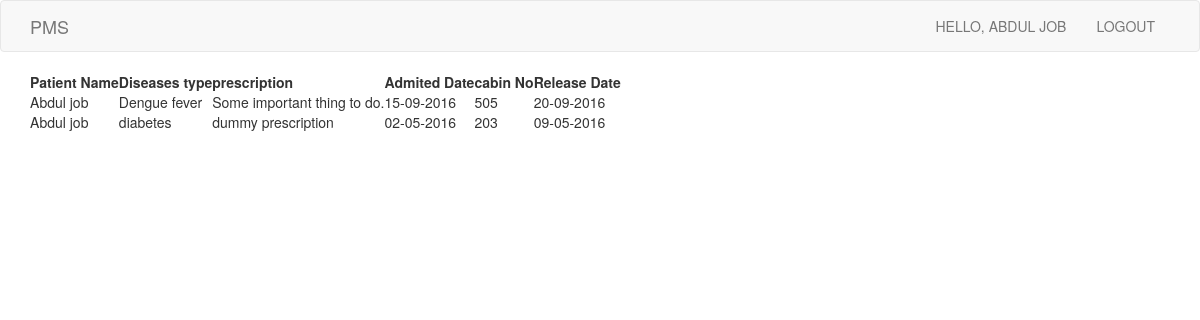
Page /patient-dashboard.php (signed in) on the committed database.
### tables this page shows
CREATE TABLE `patient` (
  `Name` varchar(100) DEFAULT NULL,
  `p_mail` varchar(100) NOT NULL,
  `p_passw` varchar(100) NOT NULL,
  `P_id` char(10) NOT NULL,
  `Contract_No` char(15) DEFAULT NULL,
  `Gender` varchar(7) DEFAULT NULL,
  `age` varchar(50) DEFAULT NULL,
  `Did` char(9) DEFAULT NULL
);

CREATE TABLE `treatment_info` (
  `p_id` char(10) NOT NULL,
  `d_id` char(9) NOT NULL,
  `Diseases_type` varchar(100) NOT NULL,
  `Admited_Date` varchar(50) NOT NULL,
  `cabin_no` varchar(5) NOT NULL,
  `prescription` varchar(500) NOT NULL,
  `release_date` varchar(50) NOT NULL
);

### patient-dashboard.php (the view, shortened to what this page needs)
<?php
$mail=$_SESSION["login_data"];
$servername = "localhost";
$username = "root";
$password = "";
$dbname = "hospital_management";
$conn = new mysqli($servername, $username, $password, $dbname);
$sql = "SELECT * FROM patient WHERE p_mail='$mail'";
$result = $conn->query($sql);
?>
<!DOCTYPE html>
<html lang="en">
<head>
    <link href="css/bootstrap.min.css" rel="stylesheet">
    <link href="css/style.css" rel="stylesheet">
</head>
<body>
<header id="nav_menu">
    <nav class="navbar navbar-default">
        <div class="container">
            <div class="navbar-header">
                <a class="navbar-brand" href="#">
                    PMS
                </a>
            </div>
            <div class="collapse navbar-collapse" id="bs-example-navbar-collapse-1">
                <ul class="nav navbar-nav navbar-right text-uppercase">
                    <?php if ($result->num_rows > 0) {
                        $row = $result->fetch_assoc();
                    ?>
                        <li>
                            <a href="#">Hello, <span><?php echo $row["Name"] ?></span></a>
                        </li>
                    <?php } ?>
                    <li>
                        <a href="index.php">Logout</a>
                    </li>
                </ul>
            </div>
        </div>
    </nav>
</header>
<?php
$key = $row['P_id'];
$sql = "select * FROM patient p JOIN treatment_info t on (p.P_id = t.p_id) WHERE p.P_id='$key'";
$result = $conn->query($sql);
if ($result->num_rows > 0) {
?>
<div class="container">
    <div class="row">
        <div class="col-md-12">
            <table>
                <tr>
                    <th>Patient Name</th>
                    <th>Diseases type</th>
                    <th>prescription</th>
                    <th>Admited Date</th>
                    <th>cabin No</th>
                    <th>Release Date</th>
                </tr>
                <?php while ($row = $result->fetch_assoc()) { ?>
                    <tr>
                        <td><?php echo $row["Name"] ?></td>
                        <td><?php echo $row["Diseases_type"] ?></td>
                        <td><?php echo $row["prescription"] ?></td>
                        <td><?php echo $row["Admited_Date"] ?></td>
                        <td><?php echo $row["cabin_no"] ?></td>
                        <td><?php echo $row["release_date"] ?></td>
                    </tr>
                    <?php
                }
                } else {
                    echo "0 results";
                }
                ?>
            </table>
        </div>
    </div>
</div>
</body>
</html>

### rows in the picture
patient: Name "ABDUL JOB"
treatment_info: p.Name "Abdul job", Diseases_type "Dengue fever", prescription "Some important thing to do.", Admited_Date "15-09-2016", cabin_no "505", release_date "20-09-2016"
treatment_info: p.Name "Abdul job", Diseases_type "diabetes", prescription "dummy prescription", Admited_Date "02-05-2016", cabin_no "203", release_date "09-05-2016"
